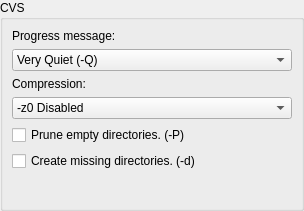
<ui version="4.0" >
 <class>CustomizePlugin</class>
 <widget class="QWidget" name="CustomizePlugin" >
  <property name="geometry" >
   <rect>
    <x>0</x>
    <y>0</y>
    <width>304</width>
    <height>211</height>
   </rect>
  </property>
  <property name="windowTitle" >
   <string>Customization of CVS Plugin</string>
  </property>
  <layout class="QGridLayout" >
   <property name="leftMargin" >
    <number>0</number>
   </property>
   <property name="topMargin" >
    <number>0</number>
   </property>
   <property name="rightMargin" >
    <number>0</number>
   </property>
   <property name="bottomMargin" >
    <number>0</number>
   </property>
   <item row="0" column="0" >
    <widget class="QGroupBox" name="groupBox_3" >
     <property name="title" >
      <string>CVS</string>
     </property>
     <layout class="QVBoxLayout" >
      <item>
       <widget class="QLabel" name="label_8" >
        <property name="text" >
         <string>Progress message: </string>
        </property>
        <property name="buddy" >
         <cstring>m_cvsVerboseComboBox</cstring>
        </property>
       </widget>
      </item>
      <item>
       <widget class="QComboBox" name="m_cvsVerboseComboBox" >
        <item>
         <property name="text" >
          <string>Very Quiet (-Q)</string>
         </property>
        </item>
        <item>
         <property name="text" >
          <string>Discret (-q)</string>
         </property>
        </item>
        <item>
         <property name="text" >
          <string>Verbose</string>
         </property>
        </item>
       </widget>
      </item>
      <item>
       <widget class="QLabel" name="label_9" >
        <property name="text" >
         <string>Compression:</string>
        </property>
        <property name="buddy" >
         <cstring>m_cvsCompressionComboBox</cstring>
        </property>
       </widget>
      </item>
      <item>
       <widget class="QComboBox" name="m_cvsCompressionComboBox" >
        <item>
         <property name="text" >
          <string>-z0 Disabled </string>
         </property>
        </item>
        <item>
         <property name="text" >
          <string>-z1 Low level</string>
         </property>
        </item>
        <item>
         <property name="text" >
          <string>-z2</string>
         </property>
        </item>
        <item>
         <property name="text" >
          <string>-z3</string>
         </property>
        </item>
        <item>
         <property name="text" >
          <string>-z4</string>
         </property>
        </item>
        <item>
         <property name="text" >
          <string>-z5 Medium Level</string>
         </property>
        </item>
        <item>
         <property name="text" >
          <string>-z6</string>
         </property>
        </item>
        <item>
         <property name="text" >
          <string>-z7</string>
         </property>
        </item>
        <item>
         <property name="text" >
          <string>-z8</string>
         </property>
        </item>
        <item>
         <property name="text" >
          <string>-z9 High level</string>
         </property>
        </item>
       </widget>
      </item>
      <item>
       <widget class="QCheckBox" name="m_cvsPruneCheckBox" >
        <property name="text" >
         <string>Prune empty directories. (-P)</string>
        </property>
       </widget>
      </item>
      <item>
       <widget class="QCheckBox" name="m_cvsCreateDirCheckBox" >
        <property name="text" >
         <string>Create missing directories. (-d)</string>
        </property>
       </widget>
      </item>
      <item>
       <spacer>
        <property name="orientation" >
         <enum>Qt::Vertical</enum>
        </property>
        <property name="sizeHint" >
         <size>
          <width>20</width>
          <height>40</height>
         </size>
        </property>
       </spacer>
      </item>
     </layout>
    </widget>
   </item>
  </layout>
 </widget>
 <resources/>
 <connections/>
</ui>
